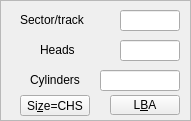
  <widget class="QFrame" name="frame">
   <property name="geometry">
    <rect>
     <x>270</x>
     <y>185</y>
     <width>191</width>
     <height>121</height>
    </rect>
   </property>
   <property name="frameShape">
    <enum>QFrame::StyledPanel</enum>
   </property>
   <property name="frameShadow">
    <enum>QFrame::Raised</enum>
   </property>
   <widget class="QLineEdit" name="edSecTr">
    <property name="geometry">
     <rect>
      <x>120</x>
      <y>10</y>
      <width>60</width>
      <height>21</height>
     </rect>
    </property>
    <property name="alignment">
     <set>Qt::AlignHCenter</set>
    </property>
   </widget>
   <widget class="QLineEdit" name="edHeads">
    <property name="geometry">
     <rect>
      <x>120</x>
      <y>40</y>
      <width>60</width>
      <height>21</height>
     </rect>
    </property>
    <property name="alignment">
     <set>Qt::AlignHCenter</set>
    </property>
   </widget>
   <widget class="QLineEdit" name="edCyl">
    <property name="geometry">
     <rect>
      <x>100</x>
      <y>70</y>
      <width>80</width>
      <height>21</height>
     </rect>
    </property>
    <property name="alignment">
     <set>Qt::AlignHCenter</set>
    </property>
   </widget>
   <widget class="QPushButton" name="lbaButton">
    <property name="geometry">
     <rect>
      <x>110</x>
      <y>95</y>
      <width>70</width>
      <height>20</height>
     </rect>
    </property>
    <property name="text">
     <string>L&amp;BA</string>
    </property>
    <property name="shortcut">
     <string>Alt+B</string>
    </property>
   </widget>
   <widget class="QPushButton" name="sizeCHSButton">
    <property name="geometry">
     <rect>
      <x>20</x>
      <y>95</y>
      <width>70</width>
      <height>21</height>
     </rect>
    </property>
    <property name="text">
     <string>Si&amp;ze=CHS</string>
    </property>
    <property name="shortcut">
     <string>Alt+Z</string>
    </property>
   </widget>
   <widget class="QLabel" name="textLabel13">
    <property name="geometry">
     <rect>
      <x>30</x>
      <y>70</y>
      <width>63</width>
      <height>20</height>
     </rect>
    </property>
    <property name="text">
     <string>Cylinders</string>
    </property>
    <property name="wordWrap">
     <bool>false</bool>
    </property>
   </widget>
   <widget class="QLabel" name="textLabel12">
    <property name="geometry">
     <rect>
      <x>40</x>
      <y>40</y>
      <width>50</width>
      <height>20</height>
     </rect>
    </property>
    <property name="text">
     <string>Heads</string>
    </property>
    <property name="wordWrap">
     <bool>false</bool>
    </property>
   </widget>
   <widget class="QLabel" name="textLabel11">
    <property name="geometry">
     <rect>
      <x>20</x>
      <y>10</y>
      <width>81</width>
      <height>20</height>
     </rect>
    </property>
    <property name="text">
     <string>Sector/track</string>
    </property>
    <property name="wordWrap">
     <bool>false</bool>
    </property>
   </widget>
  </widget>
